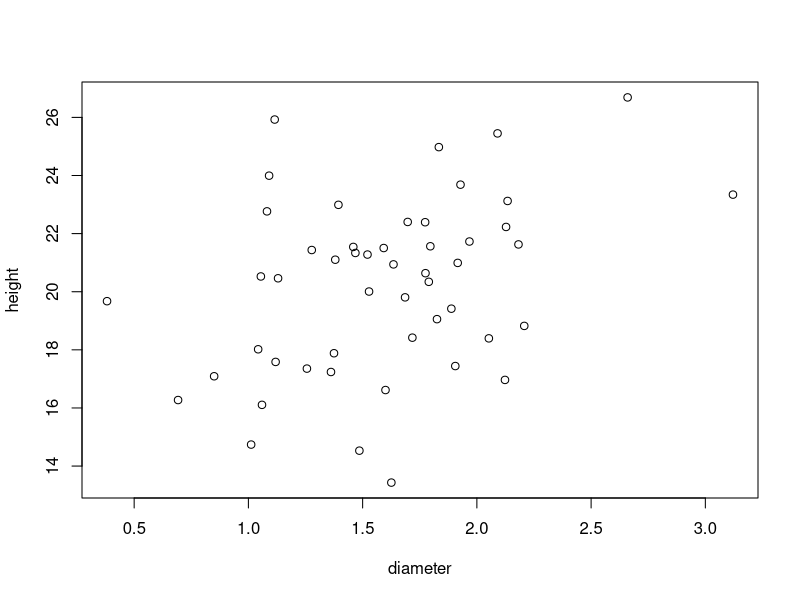
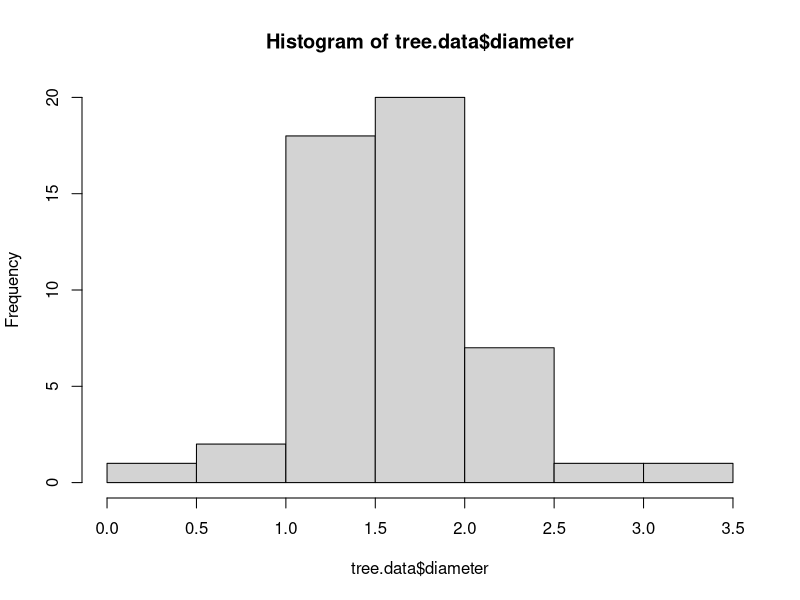
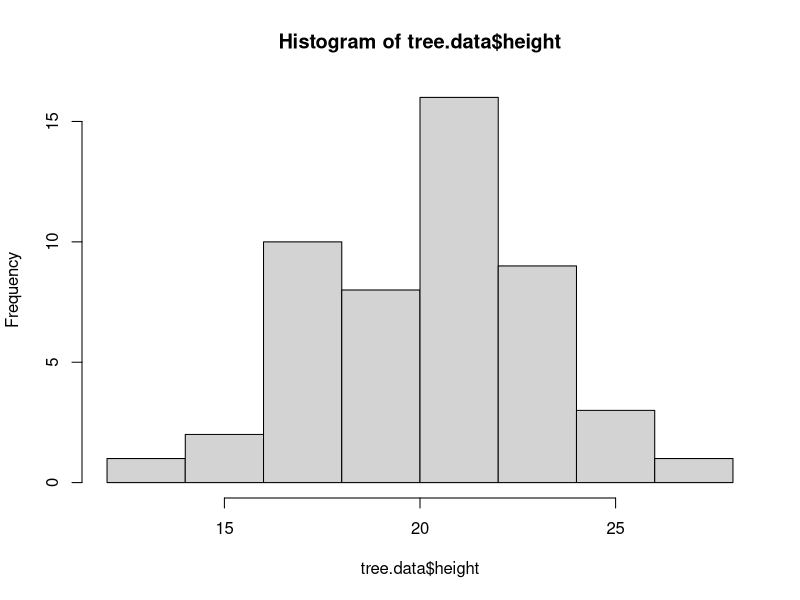
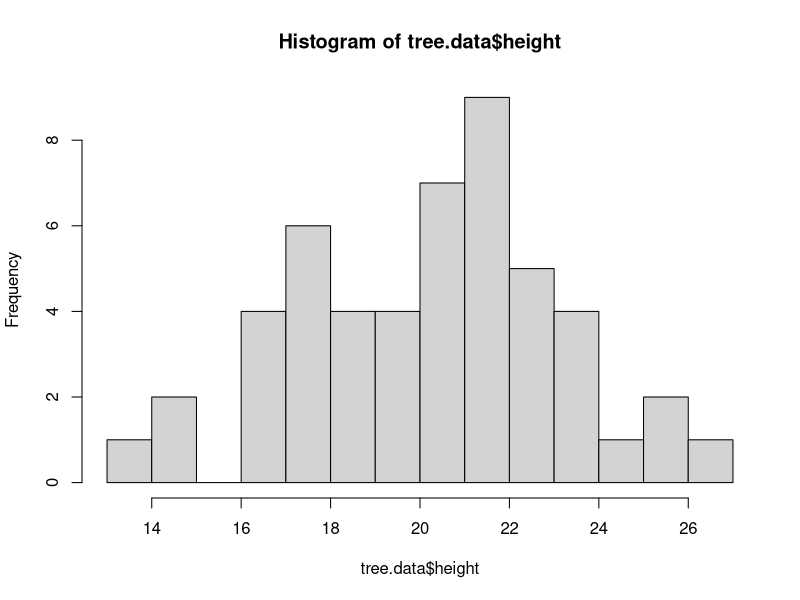
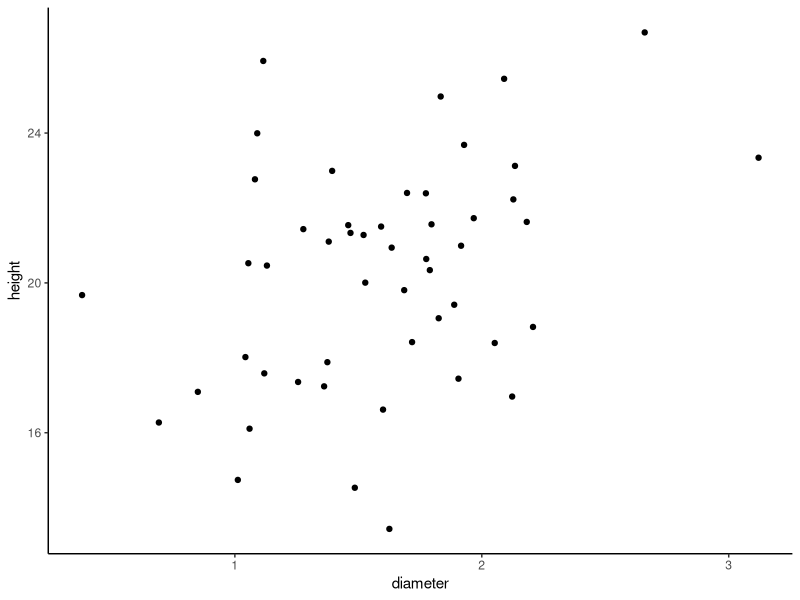
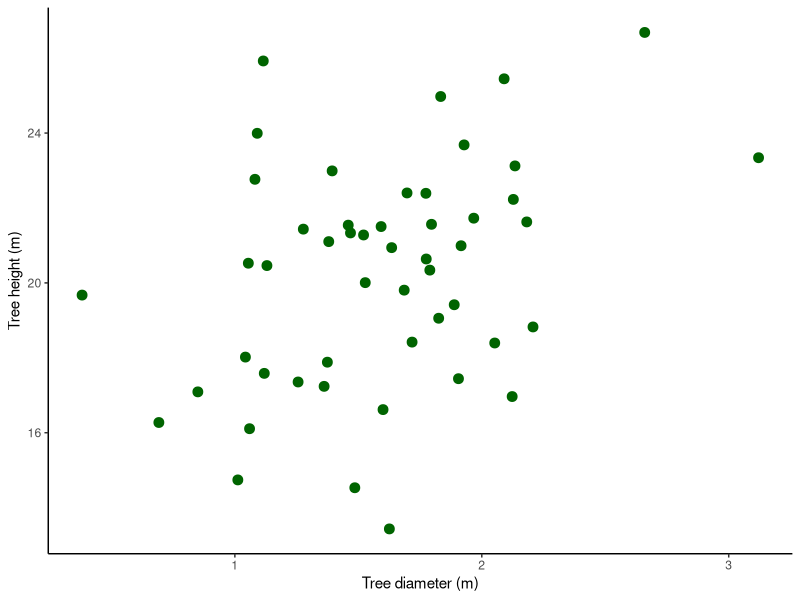

These charts were generated, in order, by the following R code:
## ---- chunk 1
tree.data<-read.table("data/trees.txt",
                      header = T, sep = "\t", dec = ",") 
## ---- chunk 2
str(tree.data)
## ---- chunk 3
head(tree.data)
## ---- chunk 4
plot(height ~ diameter, data = tree.data)
## ---- chunk 5
m.trees <- cor.test(tree.data$diameter, tree.data$height, method = "p")
## ---- chunk 6
m.trees
## ---- chunk 7
hist(tree.data$diameter)
## ---- chunk 8
hist(tree.data$height)
## ---- chunk 9
hist(tree.data$height, breaks = 14)
## ---- chunk 10
library(ggplot2)

plot.trees.simple <- ggplot(tree.data, aes(x = diameter, y = height)) +
  geom_point() +
  theme_classic()

plot.trees.simple
## ---- chunk 11
library(ggplot2)

plot.trees.final <- ggplot(tree.data, aes(x = diameter, y = height)) +
  geom_point(cex = 3, colour = "darkgreen") +
  xlab("Tree diameter (m)")+
  ylab("Tree height (m)")+
  theme_classic()

plot.trees.final
